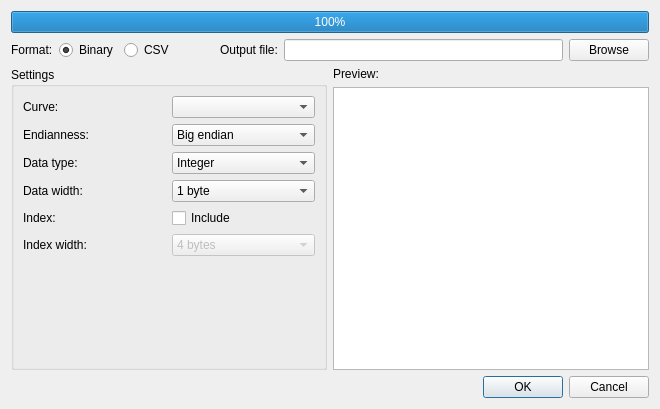
<?xml version="1.0" encoding="UTF-8"?>
<ui version="4.0">
 <class>GraphExport</class>
 <widget class="QDialog" name="GraphExport">
  <property name="geometry">
   <rect>
    <x>0</x>
    <y>0</y>
    <width>660</width>
    <height>409</height>
   </rect>
  </property>
  <property name="windowTitle">
   <string>Export graph data</string>
  </property>
  <layout class="QVBoxLayout" name="verticalLayout_3">
   <item>
    <widget class="ProgressBar" name="progress">
     <property name="value">
      <number>100</number>
     </property>
    </widget>
   </item>
   <item>
    <layout class="QHBoxLayout" name="horizontalLayout_3">
     <item>
      <widget class="QLabel" name="label_2">
       <property name="text">
        <string>Format:</string>
       </property>
      </widget>
     </item>
     <item>
      <widget class="QRadioButton" name="binRadio">
       <property name="text">
        <string>Binary</string>
       </property>
       <property name="checked">
        <bool>true</bool>
       </property>
      </widget>
     </item>
     <item>
      <widget class="QRadioButton" name="csvRadio">
       <property name="text">
        <string>CSV</string>
       </property>
      </widget>
     </item>
     <item>
      <spacer name="horizontalSpacer">
       <property name="orientation">
        <enum>Qt::Horizontal</enum>
       </property>
       <property name="sizeType">
        <enum>QSizePolicy::Fixed</enum>
       </property>
       <property name="sizeHint" stdset="0">
        <size>
         <width>40</width>
         <height>20</height>
        </size>
       </property>
      </spacer>
     </item>
     <item>
      <widget class="QLabel" name="label_11">
       <property name="text">
        <string>Output file:</string>
       </property>
      </widget>
     </item>
     <item>
      <widget class="QLineEdit" name="fileLine"/>
     </item>
     <item>
      <widget class="QPushButton" name="browseBtn">
       <property name="text">
        <string>Browse</string>
       </property>
      </widget>
     </item>
    </layout>
   </item>
   <item>
    <layout class="QHBoxLayout" name="horizontalLayout_2">
     <item>
      <widget class="QGroupBox" name="groupBox">
       <property name="title">
        <string>Settings</string>
       </property>
       <layout class="QVBoxLayout" name="verticalLayout_2">
        <property name="spacing">
         <number>-1</number>
        </property>
        <property name="margin">
         <number>0</number>
        </property>
        <item>
         <widget class="QStackedWidget" name="stack">
          <property name="currentIndex">
           <number>0</number>
          </property>
          <widget class="QWidget" name="bin">
           <layout class="QGridLayout" name="gridLayout">
            <item row="0" column="0">
             <widget class="QLabel" name="label_3">
              <property name="text">
               <string>Curve:</string>
              </property>
             </widget>
            </item>
            <item row="0" column="1">
             <widget class="QComboBox" name="curveBox"/>
            </item>
            <item row="4" column="0">
             <widget class="QLabel" name="label_4">
              <property name="text">
               <string>Index:</string>
              </property>
             </widget>
            </item>
            <item row="4" column="1">
             <widget class="QCheckBox" name="indexBox">
              <property name="text">
               <string>Include</string>
              </property>
             </widget>
            </item>
            <item row="5" column="0">
             <widget class="QLabel" name="label_5">
              <property name="text">
               <string>Index width:</string>
              </property>
             </widget>
            </item>
            <item row="7" column="0">
             <spacer name="verticalSpacer">
              <property name="orientation">
               <enum>Qt::Vertical</enum>
              </property>
              <property name="sizeHint" stdset="0">
               <size>
                <width>20</width>
                <height>40</height>
               </size>
              </property>
             </spacer>
            </item>
            <item row="5" column="1">
             <widget class="QComboBox" name="idxWidthBox">
              <property name="enabled">
               <bool>false</bool>
              </property>
              <property name="currentIndex">
               <number>2</number>
              </property>
              <property name="sizeAdjustPolicy">
               <enum>QComboBox::AdjustToContents</enum>
              </property>
              <item>
               <property name="text">
                <string>1 byte</string>
               </property>
              </item>
              <item>
               <property name="text">
                <string>2 bytes</string>
               </property>
              </item>
              <item>
               <property name="text">
                <string>4 bytes</string>
               </property>
              </item>
              <item>
               <property name="text">
                <string>8 bytes</string>
               </property>
              </item>
             </widget>
            </item>
            <item row="3" column="0">
             <widget class="QLabel" name="label_6">
              <property name="text">
               <string>Data width:</string>
              </property>
             </widget>
            </item>
            <item row="3" column="1">
             <widget class="QComboBox" name="widthBox">
              <property name="sizeAdjustPolicy">
               <enum>QComboBox::AdjustToContents</enum>
              </property>
              <item>
               <property name="text">
                <string>1 byte</string>
               </property>
              </item>
              <item>
               <property name="text">
                <string>2 bytes</string>
               </property>
              </item>
              <item>
               <property name="text">
                <string>4 bytes</string>
               </property>
              </item>
              <item>
               <property name="text">
                <string>8 bytes</string>
               </property>
              </item>
             </widget>
            </item>
            <item row="2" column="0">
             <widget class="QLabel" name="label_7">
              <property name="text">
               <string>Data type:</string>
              </property>
             </widget>
            </item>
            <item row="2" column="1">
             <widget class="QComboBox" name="typeBox">
              <item>
               <property name="text">
                <string>Integer</string>
               </property>
              </item>
              <item>
               <property name="text">
                <string>Float (4 bytes)</string>
               </property>
              </item>
              <item>
               <property name="text">
                <string>Double (8 bytes)</string>
               </property>
              </item>
             </widget>
            </item>
            <item row="1" column="0">
             <widget class="QLabel" name="label_13">
              <property name="text">
               <string>Endianness:</string>
              </property>
             </widget>
            </item>
            <item row="1" column="1">
             <widget class="QComboBox" name="endianBox">
              <item>
               <property name="text">
                <string>Big endian</string>
               </property>
              </item>
              <item>
               <property name="text">
                <string>Little endian</string>
               </property>
              </item>
             </widget>
            </item>
           </layout>
          </widget>
          <widget class="QWidget" name="CSV">
           <layout class="QVBoxLayout" name="verticalLayout_4">
            <item>
             <widget class="QScrollArea" name="scrollArea">
              <property name="frameShape">
               <enum>QFrame::NoFrame</enum>
              </property>
              <property name="verticalScrollBarPolicy">
               <enum>Qt::ScrollBarAlwaysOn</enum>
              </property>
              <property name="horizontalScrollBarPolicy">
               <enum>Qt::ScrollBarAlwaysOff</enum>
              </property>
              <property name="widgetResizable">
               <bool>true</bool>
              </property>
              <widget class="QWidget" name="scrollAreaWidgetContents">
               <property name="geometry">
                <rect>
                 <x>0</x>
                 <y>0</y>
                 <width>277</width>
                 <height>284</height>
                </rect>
               </property>
               <layout class="QVBoxLayout" name="verticalLayout_5">
                <item>
                 <widget class="QLabel" name="label_8">
                  <property name="text">
                   <string>Columns (drag to reorder):</string>
                  </property>
                 </widget>
                </item>
                <item>
                 <widget class="QListWidget" name="colList">
                  <property name="sizePolicy">
                   <sizepolicy hsizetype="Expanding" vsizetype="Expanding">
                    <horstretch>0</horstretch>
                    <verstretch>0</verstretch>
                   </sizepolicy>
                  </property>
                  <property name="editTriggers">
                   <set>QAbstractItemView::NoEditTriggers</set>
                  </property>
                  <property name="dragDropMode">
                   <enum>QAbstractItemView::InternalMove</enum>
                  </property>
                  <property name="movement">
                   <enum>QListView::Snap</enum>
                  </property>
                  <property name="currentRow">
                   <number>-1</number>
                  </property>
                  <item>
                   <property name="text">
                    <string>Index</string>
                   </property>
                   <property name="checkState">
                    <enum>Checked</enum>
                   </property>
                  </item>
                 </widget>
                </item>
                <item>
                 <layout class="QGridLayout" name="gridLayout_2">
                  <item row="1" column="0">
                   <widget class="QLabel" name="label_9">
                    <property name="text">
                     <string>Separator:</string>
                    </property>
                   </widget>
                  </item>
                  <item row="1" column="1">
                   <widget class="QLineEdit" name="sepEdit">
                    <property name="text">
                     <string>,</string>
                    </property>
                   </widget>
                  </item>
                  <item row="2" column="0">
                   <widget class="QLabel" name="label_10">
                    <property name="text">
                     <string>Line edning:</string>
                    </property>
                   </widget>
                  </item>
                  <item row="2" column="1">
                   <widget class="QComboBox" name="endBox">
                    <item>
                     <property name="text">
                      <string>\r\n</string>
                     </property>
                    </item>
                    <item>
                     <property name="text">
                      <string>\n</string>
                     </property>
                    </item>
                    <item>
                     <property name="text">
                      <string>\n\r</string>
                     </property>
                    </item>
                    <item>
                     <property name="text">
                      <string>\r</string>
                     </property>
                    </item>
                   </widget>
                  </item>
                  <item row="0" column="0">
                   <widget class="QLabel" name="label_12">
                    <property name="text">
                     <string>Column names:</string>
                    </property>
                   </widget>
                  </item>
                  <item row="0" column="1">
                   <widget class="QCheckBox" name="colNamesBox">
                    <property name="text">
                     <string>Include</string>
                    </property>
                    <property name="checked">
                     <bool>true</bool>
                    </property>
                   </widget>
                  </item>
                 </layout>
                </item>
                <item>
                 <spacer name="verticalSpacer_2">
                  <property name="orientation">
                   <enum>Qt::Vertical</enum>
                  </property>
                  <property name="sizeHint" stdset="0">
                   <size>
                    <width>20</width>
                    <height>40</height>
                   </size>
                  </property>
                 </spacer>
                </item>
               </layout>
              </widget>
             </widget>
            </item>
           </layout>
          </widget>
          <widget class="QWidget" name="SQL"/>
         </widget>
        </item>
       </layout>
      </widget>
     </item>
     <item>
      <layout class="QVBoxLayout" name="verticalLayout">
       <item>
        <widget class="QLabel" name="label">
         <property name="text">
          <string>Preview:</string>
         </property>
        </widget>
       </item>
       <item>
        <widget class="QPlainTextEdit" name="prevText">
         <property name="readOnly">
          <bool>true</bool>
         </property>
         <property name="tabStopWidth">
          <number>40</number>
         </property>
        </widget>
       </item>
      </layout>
     </item>
    </layout>
   </item>
   <item>
    <widget class="QDialogButtonBox" name="buttonBox">
     <property name="orientation">
      <enum>Qt::Horizontal</enum>
     </property>
     <property name="standardButtons">
      <set>QDialogButtonBox::Cancel|QDialogButtonBox::Ok</set>
     </property>
    </widget>
   </item>
  </layout>
 </widget>
 <customwidgets>
  <customwidget>
   <class>ProgressBar</class>
   <extends>QProgressBar</extends>
   <header>../src/ui/progressbar.h</header>
  </customwidget>
 </customwidgets>
 <resources/>
 <connections>
  <connection>
   <sender>buttonBox</sender>
   <signal>accepted()</signal>
   <receiver>GraphExport</receiver>
   <slot>accept()</slot>
   <hints>
    <hint type="sourcelabel">
     <x>248</x>
     <y>254</y>
    </hint>
    <hint type="destinationlabel">
     <x>157</x>
     <y>274</y>
    </hint>
   </hints>
  </connection>
  <connection>
   <sender>buttonBox</sender>
   <signal>rejected()</signal>
   <receiver>GraphExport</receiver>
   <slot>reject()</slot>
   <hints>
    <hint type="sourcelabel">
     <x>316</x>
     <y>260</y>
    </hint>
    <hint type="destinationlabel">
     <x>286</x>
     <y>274</y>
    </hint>
   </hints>
  </connection>
  <connection>
   <sender>indexBox</sender>
   <signal>toggled(bool)</signal>
   <receiver>idxWidthBox</receiver>
   <slot>setEnabled(bool)</slot>
   <hints>
    <hint type="sourcelabel">
     <x>237</x>
     <y>108</y>
    </hint>
    <hint type="destinationlabel">
     <x>237</x>
     <y>134</y>
    </hint>
   </hints>
  </connection>
 </connections>
</ui>
